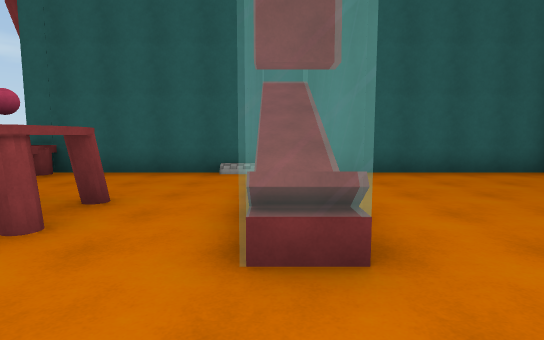
View 1 (above)

14 first-person views from a walk through a Unity game level. The camera is 1.5 m above the floor, tilts 6° down and sees 80° across. The floor is counted in squares, 2 m on a side. Each view is taken from the middle of a square. On the plan, view 1 faces up. The plan holds only what a view shows up to about 11 squares ahead; the rest is blank. The place goes on beyond the plan. Surface patterns are stand-ins for the level's own textures.

View 2
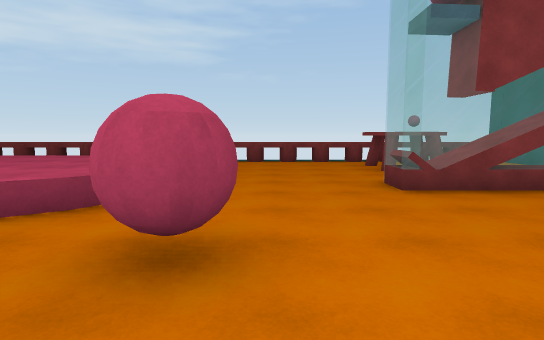

View 3
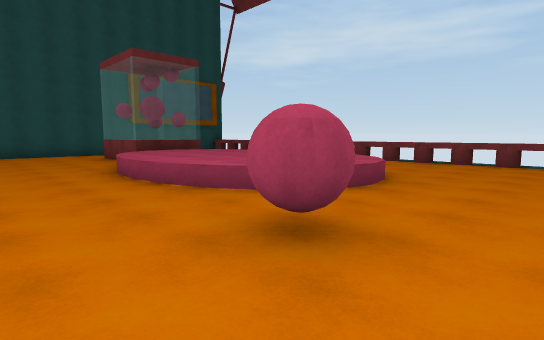

View 4
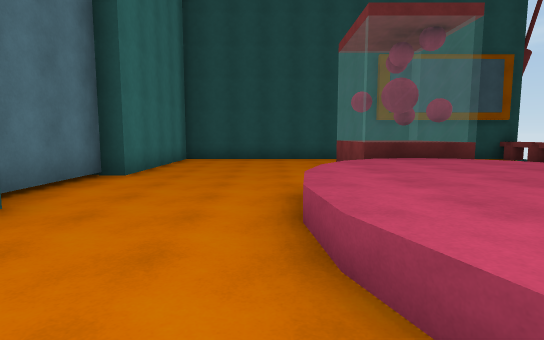

View 5
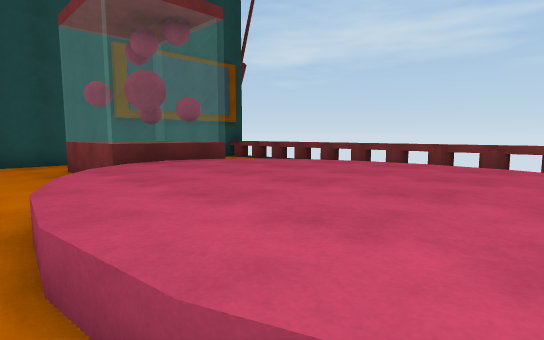

View 6
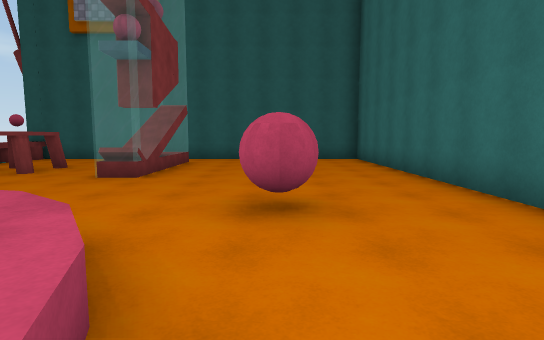

View 7
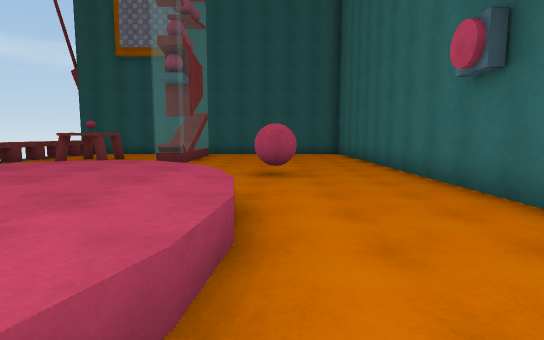

View 8
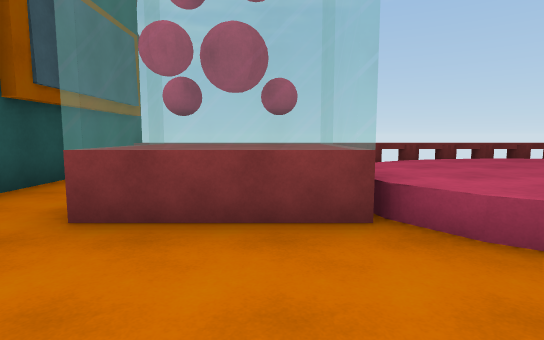

View 9
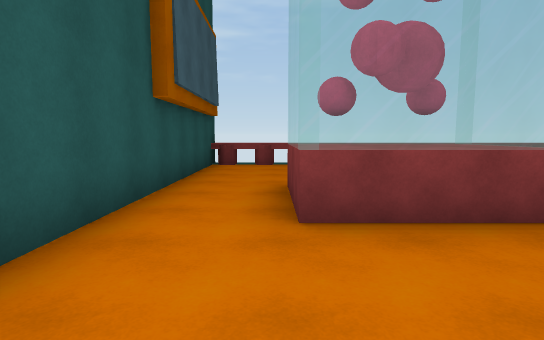

View 10
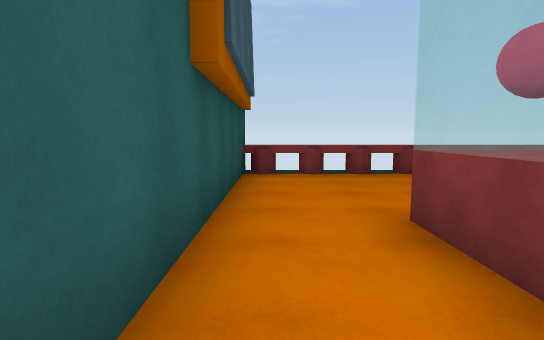

View 11
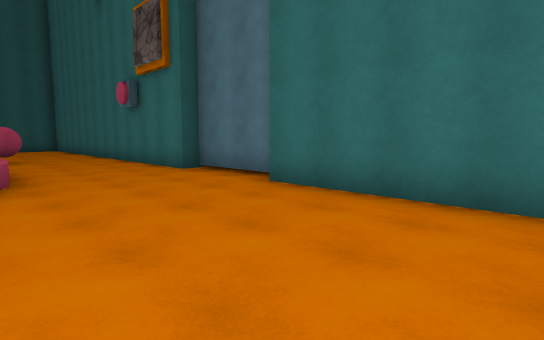

View 12
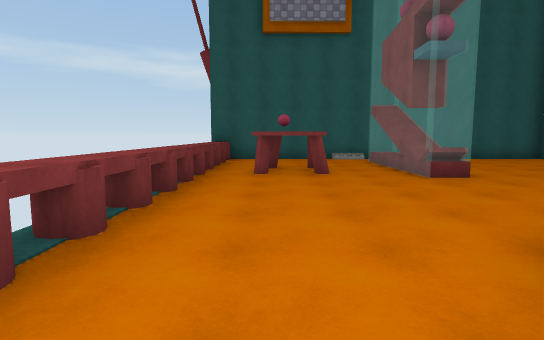

View 13
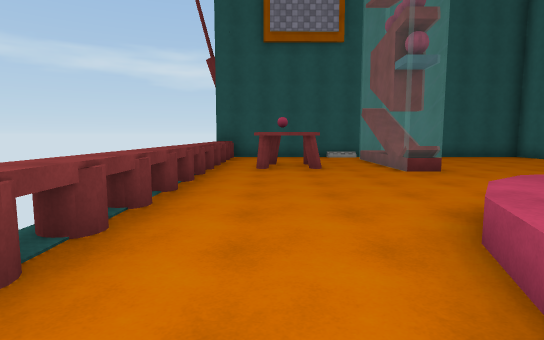

View 14
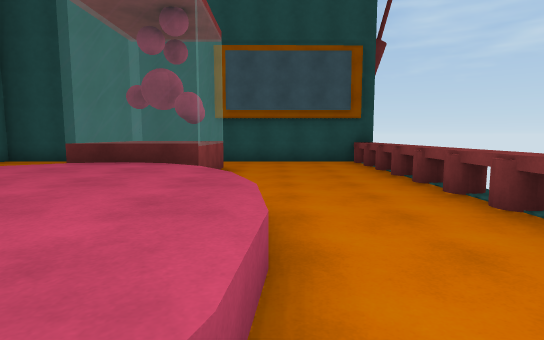

### Floor plan
Key: @ floor where view 1 was taken; # wall or solid block; . floor; = window, fence, low wall or low ledge; ^ raised ledge; O other object.
Columns run from 5 left of view 1 to 7 right of it. Each row starts with its distance up from view 1.
  7 ####### ####
  6 ^O.........#
  5 ^O...=.....#
  4 ^O#O.=.....#
  3 ^OO#.=.....#
  2 ^OOO.=.....#
  1 ^O.........#
  0 ^O...@.....#
 -1 ^O......O..#
 -2 ^O..^^^....#
 -3 ^O..^^^^...#
 -4 ^O.^^^^^...#
 -5 ^O.^^^^^...##
 -6 ^O.^^^^^....#
 -7 ^O..^^^^....#
 -8 ^O...^^....##
 -9 ^O..=^=....#
-10 ^O..=O=....#
-11 ^O.........#
-12 ^O.........#
-13  ###########

Where each view was taken, in squares from view 1:
view 1: 0 up, 0 right, facing up
view 2: 0 up, 5 right, facing left
view 3: 1 up, 5 right, facing down-left
view 4: 2 down, 3 right, facing down
view 5: 3 down, 3 right, facing down-left
view 6: 4 down, 3 right, facing up
view 7: 7 down, 3 right, facing up
view 8: 9 down, 4 right, facing left
view 9: 11 down, 4 right, facing left
view 10: 12 down, 2 right, facing left
view 11: 12 down, 2 right, facing up-right
view 12: 4 down, 3 left, facing up
view 13: 5 down, 3 left, facing up
view 14: 3 down, 2 left, facing down
